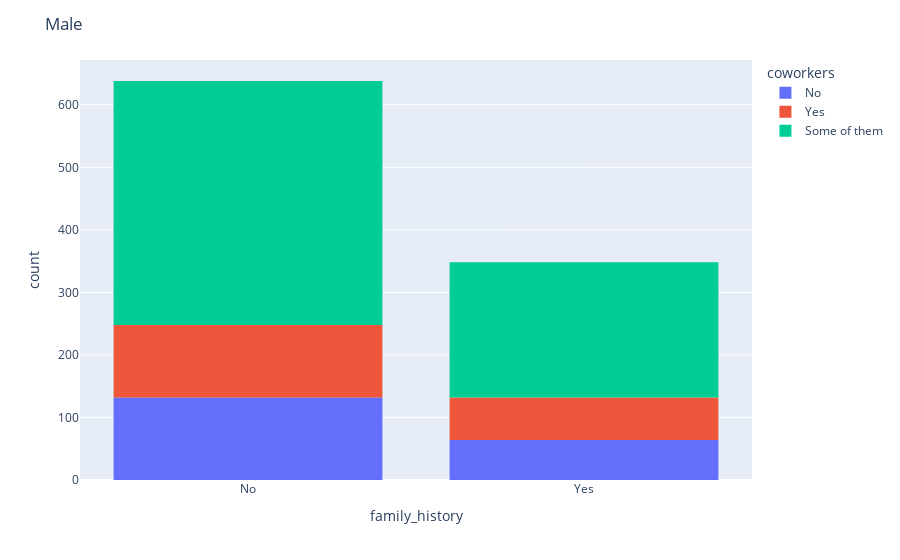
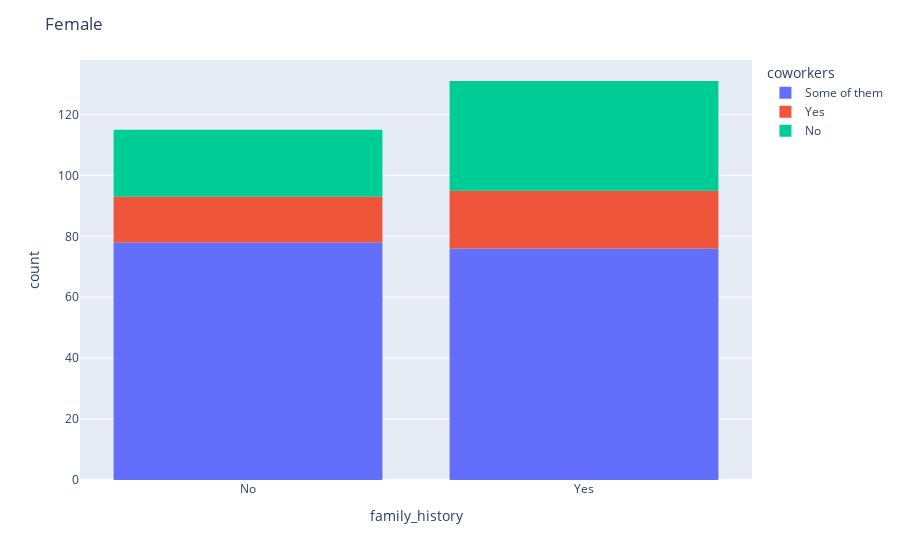
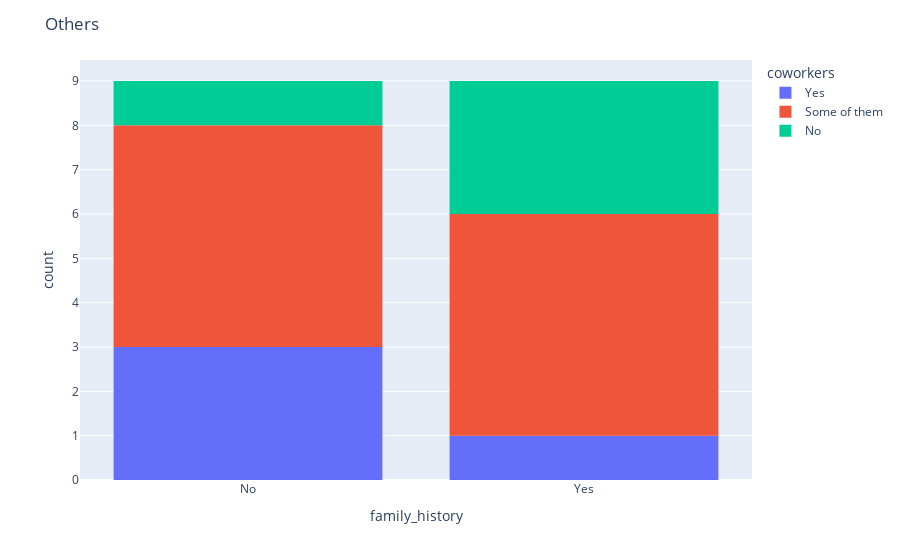

Write notebook code for charts like these, in order.
### Code cell
# This visualization shows how having a family history of mental illness affects the employee’s 
# willingness to discuss their mental health situation with their peers. Gender based division 
# is also made to better understand the changing trends within the genders

for i in ['Male', 'Female', 'Others']:
    t = df[df['Gender']==i].copy()
    fig = px.histogram(t, x='family_history',nbins=40,color='coworkers')
    fig.update_layout(
    title=i)
    fig.show()

### Figure 1 — Plotly figure (JSON) as saved in the notebook; plotly's stock layout.template omitted (floating-point values rounded to 4 significant figures; data arrays with more than 128 entries replaced by an {"elided": "..."} marker saying what was removed)
{"data": [{"alignmentgroup": "True", "bingroup": "x", "hovertemplate": "coworkers=No<br>family_history=%{x}<br>count=%{y}<extra></extra>", "legendgroup": "No", "marker": {"color": "#636efa", "pattern": {"shape": ""}}, "name": "No", "nbinsx": 40, "offsetgroup": "No", "orientation": "v", "showlegend": true, "type": "histogram", "x": {"elided": "196 str values"}, "xaxis": "x", "yaxis": "y"}, {"alignmentgroup": "True", "bingroup": "x", "hovertemplate": "coworkers=Yes<br>family_history=%{x}<br>count=%{y}<extra></extra>", "legendgroup": "Yes", "marker": {"color": "#EF553B", "pattern": {"shape": ""}}, "name": "Yes", "nbinsx": 40, "offsetgroup": "Yes", "orientation": "v", "showlegend": true, "type": "histogram", "x": {"elided": "184 str values"}, "xaxis": "x", "yaxis": "y"}, {"alignmentgroup": "True", "bingroup": "x", "hovertemplate": "coworkers=Some of them<br>family_history=%{x}<br>count=%{y}<extra></extra>", "legendgroup": "Some of them", "marker": {"color": "#00cc96", "pattern": {"shape": ""}}, "name": "Some of them", "nbinsx": 40, "offsetgroup": "Some of them", "orientation": "v", "showlegend": true, "type": "histogram", "x": {"elided": "606 str values"}, "xaxis": "x", "yaxis": "y"}], "layout": {"autosize": true, "barmode": "relative", "legend": {"title": {"text": "coworkers"}, "tracegroupgap": 0}, "margin": {"t": 60}, "title": {"text": "Male"}, "xaxis": {"anchor": "y", "autorange": true, "domain": [0, 1], "range": [-0.5, 1.5], "title": {"text": "family_history"}, "type": "category"}, "yaxis": {"anchor": "x", "autorange": true, "domain": [0, 1], "range": [0, 671.6], "title": {"text": "count"}}}}

### Figure 2 — Plotly figure (JSON) as saved in the notebook; plotly's stock layout.template omitted (floating-point values rounded to 4 significant figures; data arrays with more than 128 entries replaced by an {"elided": "..."} marker saying what was removed)
{"data": [{"alignmentgroup": "True", "bingroup": "x", "hovertemplate": "coworkers=Some of them<br>family_history=%{x}<br>count=%{y}<extra></extra>", "legendgroup": "Some of them", "marker": {"color": "#636efa", "pattern": {"shape": ""}}, "name": "Some of them", "nbinsx": 40, "offsetgroup": "Some of them", "orientation": "v", "showlegend": true, "type": "histogram", "x": {"elided": "154 str values"}, "xaxis": "x", "yaxis": "y"}, {"alignmentgroup": "True", "bingroup": "x", "hovertemplate": "coworkers=Yes<br>family_history=%{x}<br>count=%{y}<extra></extra>", "legendgroup": "Yes", "marker": {"color": "#EF553B", "pattern": {"shape": ""}}, "name": "Yes", "nbinsx": 40, "offsetgroup": "Yes", "orientation": "v", "showlegend": true, "type": "histogram", "x": ["Yes", "Yes", "Yes", "Yes", "No", "Yes", "No", "No", "No", "No", "No", "No", "Yes", "No", "Yes", "Yes", "Yes", "No", "Yes", "Yes", "No", "Yes", "No", "Yes", "Yes", "Yes", "No", "Yes", "Yes", "Yes", "No", "No", "No", "Yes"], "xaxis": "x", "yaxis": "y"}, {"alignmentgroup": "True", "bingroup": "x", "hovertemplate": "coworkers=No<br>family_history=%{x}<br>count=%{y}<extra></extra>", "legendgroup": "No", "marker": {"color": "#00cc96", "pattern": {"shape": ""}}, "name": "No", "nbinsx": 40, "offsetgroup": "No", "orientation": "v", "showlegend": true, "type": "histogram", "x": ["Yes", "No", "No", "Yes", "Yes", "No", "No", "No", "Yes", "Yes", "Yes", "Yes", "No", "Yes", "Yes", "No", "Yes", "No", "No", "Yes", "Yes", "No", "Yes", "Yes", "Yes", "No", "No", "Yes", "Yes", "No", "Yes", "No", "Yes", "No", "Yes", "No", "Yes", "No", "Yes", "Yes", "Yes", "Yes", "Yes", "No", "No", "Yes", "Yes", "Yes", "Yes", "Yes", "Yes", "No", "Yes", "Yes", "Yes", "No", "Yes", "No"], "xaxis": "x", "yaxis": "y"}], "layout": {"autosize": true, "barmode": "relative", "legend": {"title": {"text": "coworkers"}, "tracegroupgap": 0}, "margin": {"t": 60}, "title": {"text": "Female"}, "xaxis": {"anchor": "y", "autorange": true, "domain": [0, 1], "range": [-0.5, 1.5], "title": {"text": "family_history"}, "type": "category"}, "yaxis": {"anchor": "x", "autorange": true, "domain": [0, 1], "range": [0, 137.9], "title": {"text": "count"}}}}

### Figure 3 — Plotly figure (JSON) as saved in the notebook; plotly's stock layout.template omitted (floating-point values rounded to 4 significant figures)
{"data": [{"alignmentgroup": "True", "bingroup": "x", "hovertemplate": "coworkers=Yes<br>family_history=%{x}<br>count=%{y}<extra></extra>", "legendgroup": "Yes", "marker": {"color": "#636efa", "pattern": {"shape": ""}}, "name": "Yes", "nbinsx": 40, "offsetgroup": "Yes", "orientation": "v", "showlegend": true, "type": "histogram", "x": ["No", "No", "Yes", "No"], "xaxis": "x", "yaxis": "y"}, {"alignmentgroup": "True", "bingroup": "x", "hovertemplate": "coworkers=Some of them<br>family_history=%{x}<br>count=%{y}<extra></extra>", "legendgroup": "Some of them", "marker": {"color": "#EF553B", "pattern": {"shape": ""}}, "name": "Some of them", "nbinsx": 40, "offsetgroup": "Some of them", "orientation": "v", "showlegend": true, "type": "histogram", "x": ["Yes", "Yes", "Yes", "Yes", "No", "Yes", "No", "No", "No", "No"], "xaxis": "x", "yaxis": "y"}, {"alignmentgroup": "True", "bingroup": "x", "hovertemplate": "coworkers=No<br>family_history=%{x}<br>count=%{y}<extra></extra>", "legendgroup": "No", "marker": {"color": "#00cc96", "pattern": {"shape": ""}}, "name": "No", "nbinsx": 40, "offsetgroup": "No", "orientation": "v", "showlegend": true, "type": "histogram", "x": ["Yes", "Yes", "Yes", "No"], "xaxis": "x", "yaxis": "y"}], "layout": {"autosize": true, "barmode": "relative", "legend": {"title": {"text": "coworkers"}, "tracegroupgap": 0}, "margin": {"t": 60}, "title": {"text": "Others"}, "xaxis": {"anchor": "y", "autorange": true, "domain": [0, 1], "range": [-0.5, 1.5], "title": {"text": "family_history"}, "type": "category"}, "yaxis": {"anchor": "x", "autorange": true, "domain": [0, 1], "range": [0, 9.474], "title": {"text": "count"}}}}
